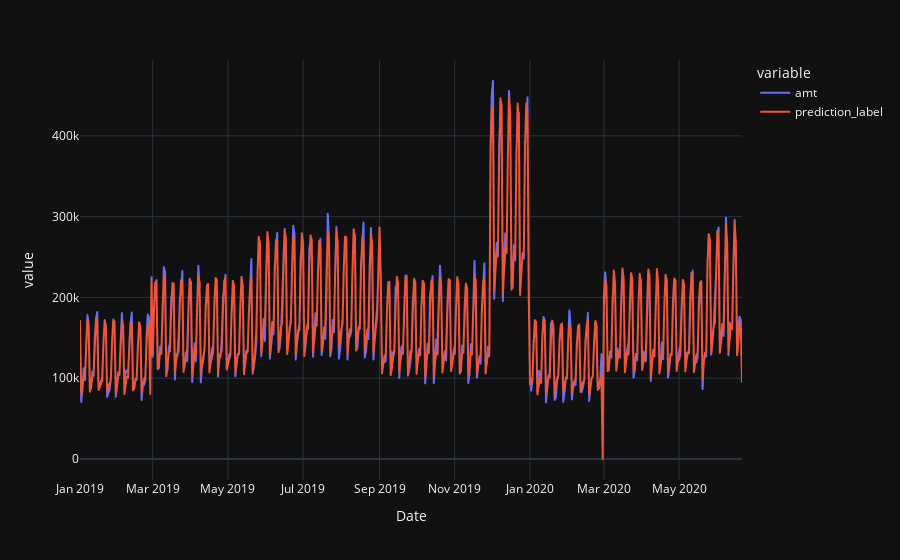

Notebook cell for this chart:
### Code cell
import plotly.express as px
fig = px.line(predictions, x='Date', y=["amt", "prediction_label"], template = 'plotly_dark')
fig.show()

### Figure 1 — Plotly figure (JSON) as saved in the notebook; plotly's stock layout.template omitted (floating-point values rounded to 4 significant figures; data arrays with more than 128 entries replaced by an {"elided": "..."} marker saying what was removed)
{"data": [{"hovertemplate": "variable=amt<br>Date=%{x}<br>value=%{y}<extra></extra>", "legendgroup": "amt", "line": {"color": "#636efa", "dash": "solid"}, "marker": {"symbol": "circle"}, "mode": "lines", "name": "amt", "showlegend": true, "type": "scattergl", "x": {"elided": "538 str values"}, "xaxis": "x", "y": {"elided": "538 float values"}, "yaxis": "y"}, {"hovertemplate": "variable=prediction_label<br>Date=%{x}<br>value=%{y}<extra></extra>", "legendgroup": "prediction_label", "line": {"color": "#EF553B", "dash": "solid"}, "marker": {"symbol": "circle"}, "mode": "lines", "name": "prediction_label", "showlegend": true, "type": "scattergl", "x": {"elided": "538 str values"}, "xaxis": "x", "y": {"elided": "538 float values"}, "yaxis": "y"}], "layout": {"autosize": true, "legend": {"title": {"text": "variable"}, "tracegroupgap": 0}, "margin": {"t": 60}, "xaxis": {"anchor": "y", "autorange": true, "domain": [0, 1], "range": ["2019-01-01", "2020-06-21"], "title": {"text": "Date"}, "type": "date"}, "yaxis": {"anchor": "x", "autorange": true, "domain": [0, 1], "range": [-26000.0, 493900.0], "title": {"text": "value"}, "type": "linear"}}}
